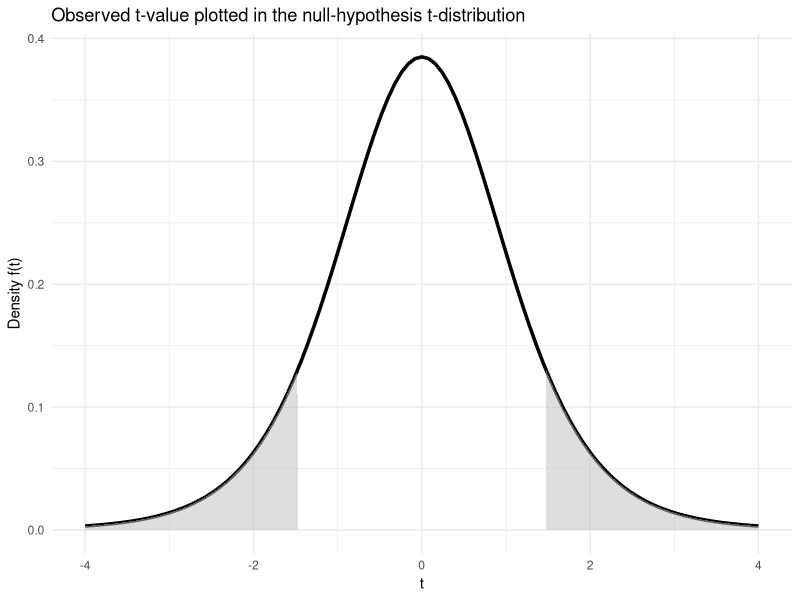

This chart was generated by the following R code:
# Laster inn nødvendige pakker
library(tidyverse)


set.seed(1) # Sikrer at alle dei tilfeldige tallene som generes er dei sammen hver gang koden kjøres
population <- rnorm(1000000, mean = 1.5, sd = 3) # Generer 1 million tilfeldige verdier som er normalfordelt

# Sample 1
samp1 <- data.frame(y = sample(population, 8, replace = FALSE))

# Sample 2
samp2 <- data.frame(y = sample(population, 40, replace = FALSE))

# Lager lineære modeller for hver sample med kun en konstant
m1 <- lm(y ~ 1, data = samp1)
m2 <- lm(y ~ 1, data = samp2)

# Oppsummering av modellen m1
summary(m1)

# Definer t-verdi 
t_value <- 1.47
df <- 7  # Antall frihetsgrader (n-1, her 8-1=7)

# Lag dataramme for x-verdier
x_vals <- seq(-4, 4, length.out = 1000)

# Bruk ggplot for å lage en t-fordeling med skyggelagte områder
ggplot(data.frame(x = x_vals), aes(x = x)) +
  stat_function(fun = dt, args = list(df = df), color = "black", size = 1.2) +  # T-fordelingskurve
  geom_area(data = subset(data.frame(x = x_vals), x < -t_value), aes(x = x, y = dt(x, df)), fill = "gray", alpha = 0.5) +  # Venstre hale
  geom_area(data = subset(data.frame(x = x_vals), x > t_value), aes(x = x, y = dt(x, df)), fill = "gray", alpha = 0.5) +   # Høyre hale
  labs(title = "Observed t-value plotted in the null-hypothesis t-distribution", 
       x = "t", y = "Density f(t)") +
  theme_minimal()

# Lager data frames for å lagre modell estimater
results_8 <- data.frame(estimate = rep(NA, 1000), 
                        se = rep(NA, 1000), 
                        pval = rep(NA, 1000), 
                        n = 8)  

results_40 <- data.frame(estimate = rep(NA, 1000), 
                         se = rep(NA, 1000), 
                         pval = rep(NA, 1000), 
                         n = 40)

# En løkke som for å hente ut 1000 prøver(samples), hver iterasjon (i) vil 
# hente ut en ny prøve fra populasjonen

for(i in 1:1000) {
  
  # Henter ut en prøve 
  samp1 <- data.frame(y = sample(population, 8, replace = FALSE))
  samp2 <- data.frame(y = sample(population, 40, replace = FALSE))
  
  # Lager en lineær modell
  m1 <- lm(y ~ 1, data = samp1)
  m2 <- lm(y ~ 1, data = samp2)
  
  # Henter ut verdier fra modellen
  results_8[i, 1] <- coef(summary(m1))[1, 1]
  results_8[i, 2] <- coef(summary(m1))[1, 2]
  results_8[i, 3] <- coef(summary(m1))[1, 4]
  
  results_40[i, 1] <- coef(summary(m2))[1, 1]
  results_40[i, 2] <- coef(summary(m2))[1, 2]
  results_40[i, 3] <- coef(summary(m2))[1, 4]
  
  
}

# Lagrer resultatene i en data frame

results <- bind_rows(results_8, results_40)
